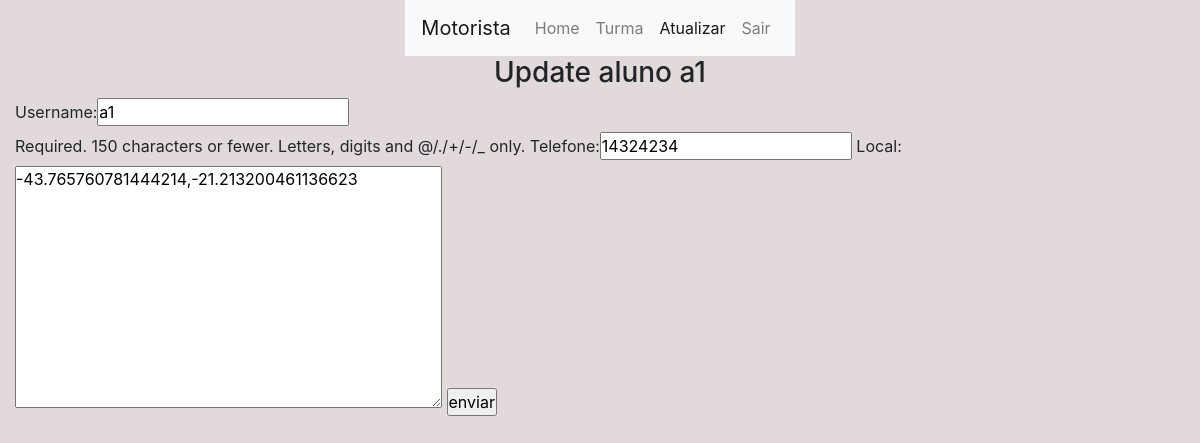
/core/aluno/update/3 (signed in), run on the app's committed database.
### users/models.py (models this page shows)
class custom_user(AbstractUser):
    permissao = models.IntegerField(default=2)
    telefone = models.CharField(max_length=50,  default='1')
    local = LocationField(default=(1.2, 1.2), null=False, map_attrs={
        "style": "mapbox://styles/mapbox/outdoors-v11",
        "zoom": 13,
        "center": [17.031645, 51.106715],
        "cursor_style": 'pointer',
        "marker_color": "red",
        "rotate": False,
        "geocoder": True,
        "fullscreen_button": True,
        "navigation_buttons": True,
        "track_location_button": True,
        "readonly": True,
        "placeholder": "Pick a location on map below",
    })
    data_nascimento = models.DateField(
        auto_now=False, auto_now_add=False, null=False, blank=False, default=timezone.now)
    email = models.EmailField(unique=True)

### core/views.py (the view)
# urls.py: path('aluno/update/<int:id>', core_aluno_atualizar,
@login_required
def core_aluno_atualizar(request, id):
    usuario = custom_user.objects.get(id=id)
    if request.method == "POST":
        form = UsuarioUpdate(request.POST, instance=usuario)
        if form.is_valid():
            form.save()
        return redirect('core_aluno_home')
    form = UsuarioUpdate(instance=usuario)
    c = {
        'form': form,
        'usuario': usuario,
    }
    return render(request, 'core/aluno/aluno_update.html', c)

### core/forms.py
class UsuarioUpdate(ModelForm):
    class Meta:
        model = custom_user
        fields = ['username', 'telefone', 'local']

### core/templates/core/aluno/aluno_update.html (shortened to what this page needs)
{% extends 'base.html' %}
{% block conteudo %}
    {% load bootstrap %}
    {% load mapbox_location_field_tags %}
    <div class="row">
        <div class="col justify-content-center d-flex">
            {% include 'menu.html' with ativo='update' %}
        </div>
    </div>
    <div class="row">
        <div class="col justify-content-center d-flex">
            <h3>Update aluno {{usuario.username}}</h3>
        </div>
    </div>
    <div class="row">
        <div class="col justify-content-center d-flex">
            <form action="" method="post">
                {{form | bootstrap}}
                <input type="submit" value="enviar">
            </form>
        </div>
    </div>
{% endblock conteudo %}

### static/css/base.css (style rules this page uses)
* { margin: 0px; padding: 0px; }
body { background-color: rgb(226, 218, 218); }

### data on the page
custom_user: username "a1", telefone "14324234", local "-43.765760781444214,-21.213200461136623"
